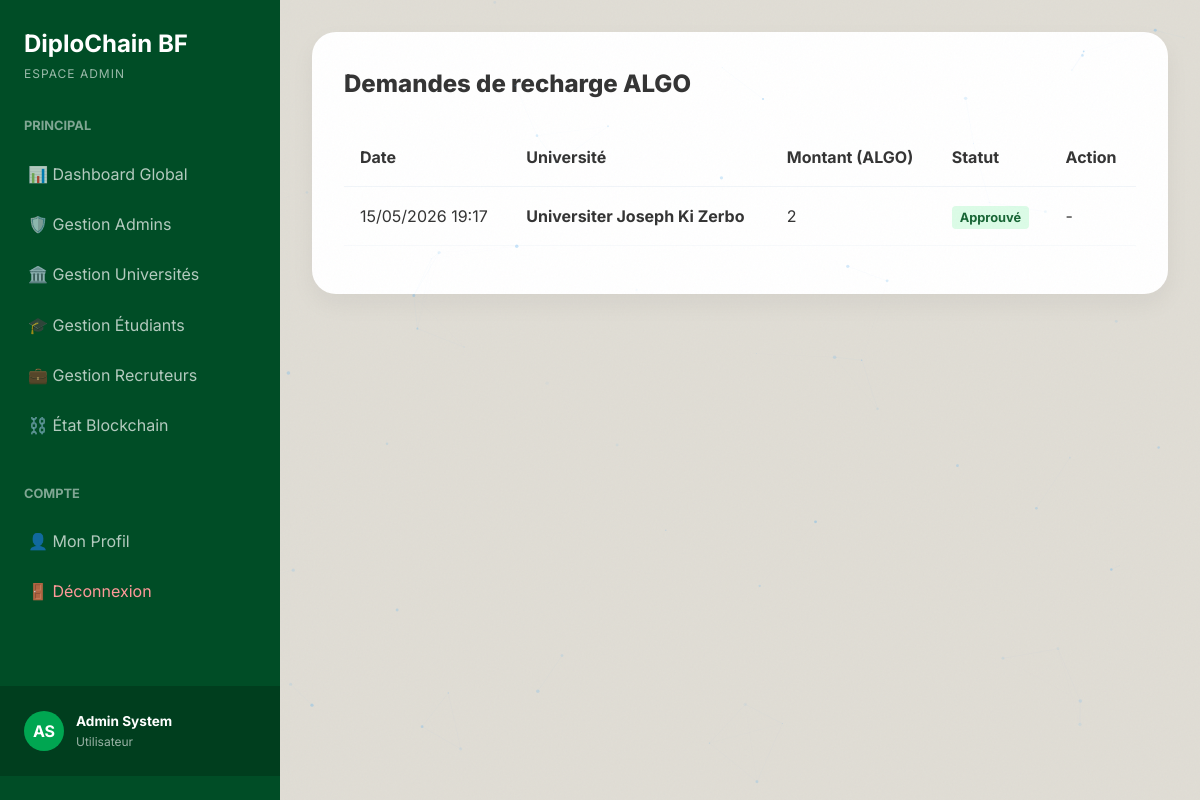
The app's page /dashboard/admin-panel/topup-requests/ (signed in) with its own data.
### accounts/models.py (models this page shows, shortened)
class CustomUser(AbstractUser):
    ROLE_CHOICES = (
        ('student', 'Étudiant'),
        ('institution', 'Institution/Université'),
        ('recruiter', 'Recruteur/Employeur'),
        ('admin', 'Administrateur'),
    )
    role = models.CharField(max_length=20, choices=ROLE_CHOICES, default='student')
    institution_name = models.CharField(max_length=255, blank=True, null=True)
    company_name = models.CharField(max_length=255, blank=True, null=True)
    job_title = models.CharField(max_length=255, blank=True, null=True)
    phone_number = models.CharField(max_length=20, blank=True, null=True)
    ine = models.CharField(max_length=50, blank=True, null=True, unique=True, verbose_name="INE / ID National")

class TopUpRequest(models.Model):
    institution = models.ForeignKey('diplomas.Institution', on_delete=models.CASCADE, related_name='topup_requests')
    amount_requested = models.PositiveIntegerField(default=2, verbose_name="Nombre d'ALGO demandés")
    status = models.CharField(
        max_length=20,
        choices=[('pending', 'En attente'), ('approved', 'Approuvé'), ('rejected', 'Rejeté')],
        default='pending'
    )
    created_at = models.DateTimeField(auto_now_add=True)
    updated_at = models.DateTimeField(auto_now=True)

### diplomas/models.py (models this page shows, shortened)
class Institution(models.Model):
    name = models.CharField(max_length=255)
    acronym = models.CharField(max_length=20, blank=True)
    website = models.URLField(blank=True)
    blockchain_address = models.CharField(max_length=58, blank=True, null=True)
    blockchain_private_key = models.CharField(max_length=128, blank=True, null=True)
    blockchain_mnemonic = models.TextField(blank=True, null=True)
    is_active = models.BooleanField(default=True)
    created_at = models.DateTimeField(auto_now_add=True)

### dashboards/views.py (the view)
# urls.py: path('admin-panel/topup-requests/', views.admin_topup_requests, name='admin_topup_requests'),
@login_required
def admin_topup_requests(request):
    if request.user.role != 'admin':
        return redirect('dashboard')
    requests = TopUpRequest.objects.all().order_by('-created_at')
    return render(request, 'dashboards/admin_topup_requests.html', {'requests': requests})

### dashboards/templates/dashboards/admin_topup_requests.html (shortened to what this page needs)
{% extends 'dashboards/base_dashboard.html' %}
{% block dash_content %}
<div style="background: white; border-radius: 24px; padding: 32px; box-shadow: 0 10px 25px rgba(0, 0, 0, 0.05);">
    <h2 style="font-weight: 800; margin-bottom: 24px;">Demandes de recharge ALGO</h2>
    <div class="table-responsive">
        <table style="width: 100%; border-collapse: collapse; min-width: 600px;">
            <thead>
                <tr style="text-align: left; border-bottom: 1px solid #f1f5f9;">
                    <th style="padding: 16px;">Date</th>
                    <th style="padding: 16px;">Université</th>
                    <th style="padding: 16px;">Montant (ALGO)</th>
                    <th style="padding: 16px;">Statut</th>
                    <th style="padding: 16px;">Action</th>
                </tr>
            </thead>
            <tbody>
                {% for req in requests %}
                <tr style="border-bottom: 1px solid #f8fafc;">
                    <td style="padding: 16px;">{{ req.created_at|date:"d/m/Y H:i" }}</td>
                    <td style="padding: 16px; font-weight: 700;">{{ req.institution.name }}</td>
                    <td style="padding: 16px;">{{ req.amount_requested }}</td>
                    <td style="padding: 16px;">
                        {% if req.status == 'pending' %}
                            <span style="color: #d97706; background: #fef3c7; padding: 4px 8px; border-radius: 4px; font-size: 0.8rem; font-weight: bold;">En attente</span>
                        {% elif req.status == 'approved' %}
                            <span style="color: #166534; background: #dcfce7; padding: 4px 8px; border-radius: 4px; font-size: 0.8rem; font-weight: bold;">Approuvé</span>
                        {% else %}
                            <span style="color: #991b1b; background: #fee2e2; padding: 4px 8px; border-radius: 4px; font-size: 0.8rem; font-weight: bold;">Rejeté</span>
                        {% endif %}
                    </td>
                    <td style="padding: 16px;">
                        {% if req.status == 'pending' %}
                        <form action="{% url 'admin_approve_topup' req.id %}" method="POST" onsubmit="return confirm('Voulez-vous approuver cette recharge et envoyer les fonds sur la blockchain ?');">
                            {% csrf_token %}
                            <button type="submit" style="background: #00a651; color: white; border: none; padding: 8px 16px; border-radius: 4px; font-weight: bold; cursor: pointer;">Approuver & Envoyer</button>
                        </form>
                        {% else %}
                            -
                        {% endif %}
                    </td>
                </tr>
                {% empty %}
                <tr>
                    <td colspan="5" style="text-align: center; padding: 40px; color: #94a3b8;">Aucune demande de recharge.</td>
                </tr>
                {% endfor %}
            </tbody>
        </table>
    </div>
</div>
{% endblock %}

### dashboards/templates/dashboards/base_dashboard.html (shortened to what this page needs)
{% extends 'landing_page/base.html' %}
{% block content %}
<div class="dashboard-layout">
    <aside class="sidebar" id="sidebar">
        <div class="sidebar-brand">
            <h2>DiploChain BF</h2>
            <p>
                {% if request.user.role == 'institution' %}
                    Espace Établissement
                {% elif request.user.role == 'recruiter' %}
                    Espace Recruteur
                {% elif request.user.role == 'student' %}
                    Espace Étudiant
                {% elif request.user.role == 'admin' %}
                    Espace Admin
                {% else %}
                    Espace Utilisateur
                {% endif %}
            </p>
        </div>
        <div class="sidebar-nav">
            <div class="nav-section">
                <div class="nav-title">Principal</div>
                {% if request.user.role == 'admin' %}
                    <a href="{% url 'dashboard' %}" class="nav-item {% if request.resolver_match.url_name == 'dashboard_admin' %}active{% endif %}">📊 Dashboard Global</a>
                    <a href="{% url 'admin_manage_users' 'admin' %}" class="nav-item {% if role_key == 'admin' %}active{% endif %}">🛡️ Gestion Admins</a>
                    <a href="{% url 'admin_manage_users' 'institution' %}" class="nav-item {% if role_key == 'institution' %}active{% endif %}">🏛️ Gestion Universités</a>
                    <a href="{% url 'admin_manage_users' 'student' %}" class="nav-item {% if role_key == 'student' %}active{% endif %}">🎓 Gestion Étudiants</a>
                    <a href="{% url 'admin_manage_users' 'recruiter' %}" class="nav-item {% if role_key == 'recruiter' %}active{% endif %}">💼 Gestion Recruteurs</a>
                    <a href="{% url 'blockchain_status' %}" class="nav-item {% if request.resolver_match.url_name == 'blockchain_status' %}active{% endif %}">⛓️ État Blockchain</a>
                {% endif %}
            </div>
            <div class="nav-section">
                <div class="nav-title">Compte</div>
                <a href="{% url 'profile' %}" class="nav-item {% if request.resolver_match.url_name == 'profile' %}active{% endif %}">👤 Mon Profil</a>
                <a href="{% url 'logout' %}" class="nav-item" style="color: #ff9999;">🚪 Déconnexion</a>
            </div>
        </div>
        <div class="sidebar-footer">
            <div class="inst-logo" style="background: var(--accent-green); color: white;">
                {{ request.user.first_name|slice:":1"|upper }}{{ request.user.last_name|slice:":1"|upper }}
            </div>
            <div>
                <div style="font-weight: 700; font-size: 0.85rem;">{{ request.user.get_full_name|default:request.user.username }}</div>
                <div style="font-size: 0.75rem; opacity: 0.6;">
                    {% if request.user.role == 'institution' %}
                        Agent Établissement
                    {% elif request.user.role == 'student' %}
                        Étudiant
                    {% elif request.user.role == 'recruiter' %}
                        Recruteur
                    {% else %}
                        Utilisateur
                    {% endif %}
                </div>
            </div>
        </div>
    </aside>
    <main class="main-content">
        {% block dash_content %}{% endblock %}
    </main>
</div>
{% endblock %}

### landing_page/static/landing_page/css/base.css (style rules this page uses)
:root { --bg-0: #050a18; --bg-1: #0b1426; --bg-2: #101e38; --bg-card: rgba(16, 30, 56, 0.75); --border: rgba(99, 179, 237, 0.13); --border-glow: rgba(99, 179, 237, 0.32); --blue-300: #90cdf4; --blue-400: #63b3ed; --blue-500: #4299e1; --blue-600: #3182ce; --cyan-400: #76e4f7; --cyan-500: #0bc5ea; --green-300: #9ae6b4; --green-400: #68d391; --green-500: #48bb78; --purple-400: #b794f4; --amber-400: #f6ad55; --red-300: #feb2b2; --red-400: #fc8181; --gradient-accent: linear-gradient(135deg, #4299e1 0%, #0bc5ea 100%); --gradient-hero: linear-gradient(135deg, #0f2a5e 0%, #050a18 55%, #0a1f3a 100%); --gradient-card: linear-gradient(145deg, rgba(16,30,56,0.92), rgba(5,10,24,0.92)); --gradient-danger: linear-gradient(135deg, #c53030, #742a2a); --gradient-success: linear-gradient(135deg, #276749, #22543d); --gradient-orange: linear-gradient(135deg, #c05621, #7b341e); --text-primary: #f0f4ff; --text-secondary: #94a3b8; --text-muted: #64748b; --radius-sm: 8px; --radius-md: 16px; --radius-lg: 24px; --radius-xl: 36px; --shadow-glow: 0 0 40px rgba(66,153,225,0.2); --shadow-card: 0 8px 32px rgba(0,0,0,0.45); --shadow-deep: 0 24px 64px rgba(0,0,0,0.6); --transition: all 0.3s cubic-bezier(0.4, 0, 0.2, 1); }
*, *::before, *::after { box-sizing: border-box; margin: 0; padding: 0; }
html { scroll-behavior: smooth; }
body { font-family: 'Inter', sans-serif; background: var(--bg-0); color: var(--text-primary); overflow-x: hidden; line-height: 1.65; }
a { color: inherit; }

### dashboards/templates/dashboards/base_dashboard.html (style rules this page uses)
:root { --sidebar-bg: #004d26; --main-bg: #e0ddd5; --accent-green: #00a651; --accent-amber: #b8860b; --accent-red: #d9534f; --text-dark: #333; --card-bg: #ffffff; --border-color: #ccc; }
body { background-color: var(--main-bg); color: var(--text-dark); }
.dashboard-layout { display: grid; grid-template-columns: 280px 1fr; min-height: 100vh; }
.sidebar { background: var(--sidebar-bg); color: white; padding: 24px 0; display: flex; flex-direction: column; position: sticky; top: 0; height: 100vh; z-index: 1000; transition: transform 0.3s ease; }
.sidebar-brand { padding: 0 24px 32px; }
.sidebar-brand h2 { font-size: 1.5rem; font-weight: 700; margin: 0; }
.sidebar-brand p { font-size: 0.75rem; opacity: 0.6; text-transform: uppercase; letter-spacing: 1px; }
.sidebar-nav { flex: 1; }
.nav-section { margin-bottom: 32px; }
.nav-title { padding: 0 24px; font-size: 0.8rem; font-weight: 700; opacity: 0.5; margin-bottom: 12px; text-transform: uppercase; }
.nav-item { padding: 12px 24px; display: flex; align-items: center; gap: 12px; color: rgba(255,255,255,0.7); text-decoration: none; transition: all 0.2s; border-left: 4px solid transparent; }
.sidebar-footer { padding: 24px; background: rgba(0,0,0,0.2); display: flex; align-items: center; gap: 12px; }
.inst-logo { width: 40px; height: 40px; background: orange; border-radius: 50%; display: flex; align-items: center; justify-content: center; font-weight: 700; color: #000; }
.main-content { padding: 32px; overflow-y: auto; }
.table-responsive { width: 100%; overflow-x: auto; -webkit-overflow-scrolling: touch; margin-bottom: 1rem; }

### records on screen
CustomUser: user.first_name "A", user.last_name "S", user.get_full_name "Admin System"
TopUpRequest: created_at "15/05/2026 19:17", institution.name "Universiter Joseph Ki Zerbo", amount_requested "2", status "Approuvé"
